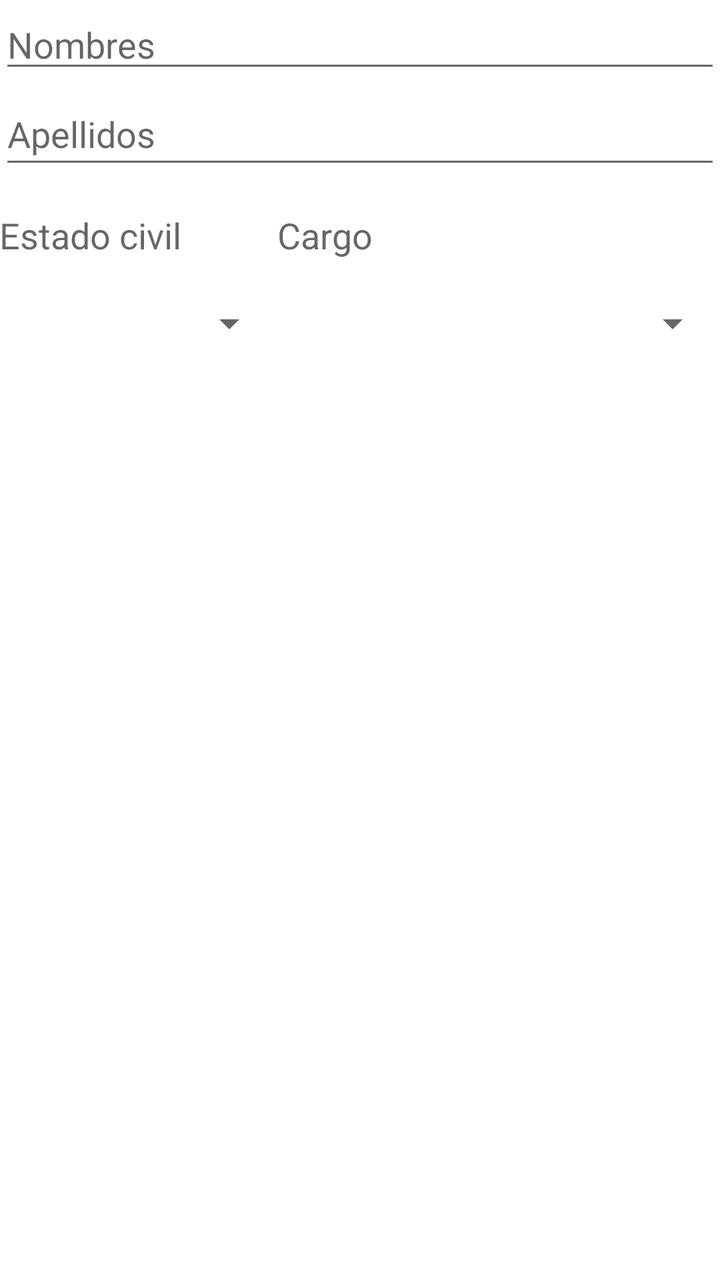
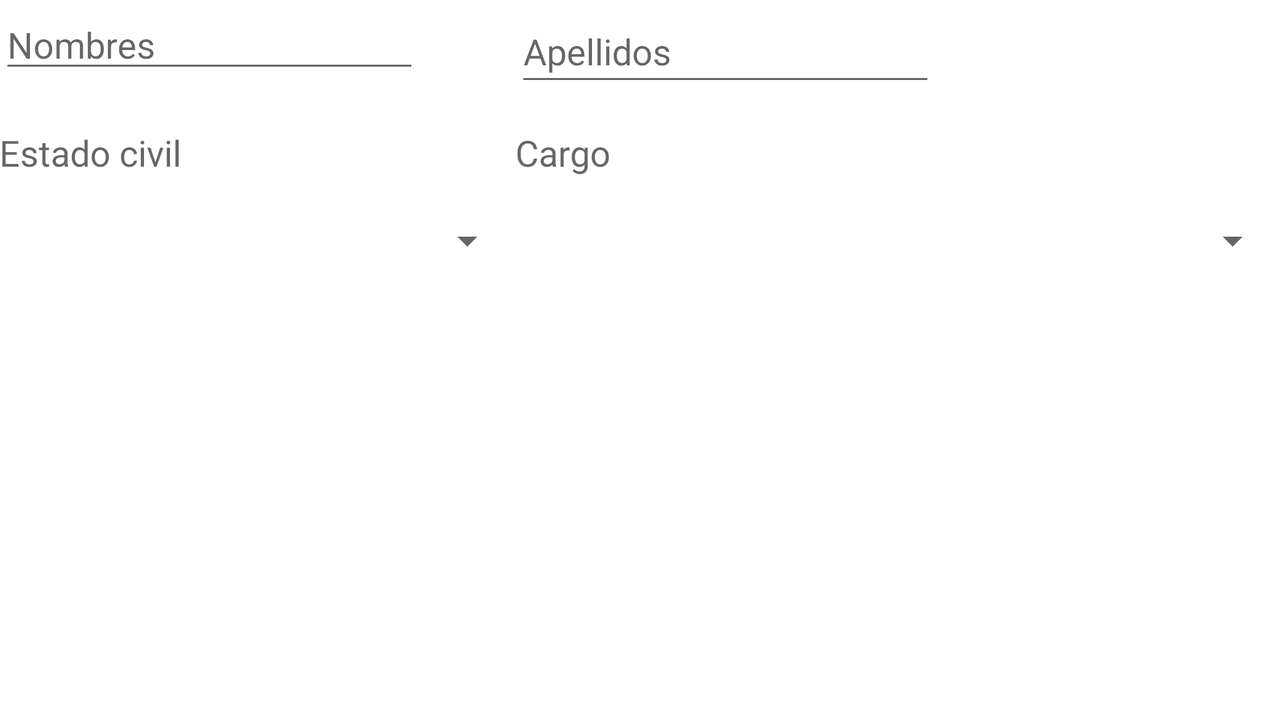

An Android layout and its configuration variant, each rendered on a device that would load it. The default file and the variant file are quoted in full after the pictures.
<!-- AndroidManifest.xml: application theme Theme.EjemplosLayouts -->
<!-- res/layout/relative_prueba.xml -->
<?xml version="1.0" encoding="utf-8"?>
<RelativeLayout xmlns:android="http://schemas.android.com/apk/res/android"
    android:layout_width="match_parent"
    android:layout_height="match_parent"
    android:padding="@dimen/activity_horizontal_margin">

    <EditText
        android:id="@+id/input_nombre"
        android:layout_width="match_parent"
        android:layout_height="wrap_content"
        android:layout_alignParentStart="true"
        android:layout_alignParentLeft="true"
        android:layout_alignParentTop="true"
        android:ems="10"
        android:hint="Nombres"
        android:inputType="textPersonName" />

    <EditText
        android:id="@+id/input_apellido"
        android:layout_width="match_parent"
        android:layout_height="wrap_content"
        android:layout_below="@+id/input_nombre"
        android:layout_alignParentStart="true"
        android:layout_alignParentLeft="true"
        android:ems="10"
        android:hint="Apellidos"
        android:inputType="textPersonName"
        android:minHeight="48dp" />

    <TextView
        android:id="@+id/texto_estado_civil"
        android:layout_width="wrap_content"
        android:layout_height="wrap_content"
        android:layout_below="@+id/input_apellido"
        android:layout_alignParentStart="true"
        android:layout_alignParentLeft="true"
        android:layout_marginRight="48dp"
        android:paddingTop="16dp"
        android:paddingBottom="8dp"
        android:text="Estado civil"
        android:textAppearance="?android:attr/textAppearanceMedium" />

    <Spinner
        android:id="@+id/spinner_estado_civil"
        android:layout_width="wrap_content"
        android:layout_height="wrap_content"
        android:layout_below="@+id/texto_estado_civil"
        android:layout_alignParentLeft="true"
        android:layout_toLeftOf="@+id/spinner_cargo"
        android:contentDescription="@string/defecto_estadoCivil"
        android:minHeight="48dp" />

    <TextView
        android:id="@+id/texto_cargo"
        android:layout_width="wrap_content"
        android:layout_height="wrap_content"
        android:layout_below="@+id/input_apellido"
        android:layout_centerHorizontal="true"
        android:layout_toRightOf="@+id/texto_estado_civil"
        android:paddingTop="16dp"
        android:paddingBottom="8dp"
        android:text="Cargo"
        android:textAppearance="?android:attr/textAppearanceMedium" />

    <Spinner
        android:id="@+id/spinner_cargo"
        android:layout_width="wrap_content"
        android:layout_height="wrap_content"
        android:layout_below="@+id/texto_cargo"
        android:layout_alignStart="@+id/texto_cargo"
        android:layout_alignLeft="@+id/texto_cargo"
        android:layout_alignParentRight="true"
        android:contentDescription="@string/defecto_cargo"
        android:minHeight="48dp" />

</RelativeLayout>
<!-- resources referenced by this layout -->
<resources>
  <string name="defecto_cargo">Estudiante</string>
  <string name="defecto_estadoCivil">Viud@</string>
  <style name="Theme.EjemplosLayouts" parent="Theme.MaterialComponents.DayNight.DarkActionBar">
          
          <item name="colorPrimary">@color/purple_500</item>
          <item name="colorPrimaryVariant">@color/purple_700</item>
          <item name="colorOnPrimary">@color/white</item>
          
          <item name="colorSecondary">@color/teal_200</item>
          <item name="colorSecondaryVariant">@color/teal_700</item>
          <item name="colorOnSecondary">@color/black</item>
          
          <item name="android:statusBarColor" tools:targetApi="l">?attr/colorPrimaryVariant</item>
          
      </style>
</resources>
<!-- res/layout-land/relative_prueba.xml (the repository's variant of the layout above) -->
<!-- drawn on the phone turned sideways -->
<?xml version="1.0" encoding="utf-8"?>
<RelativeLayout xmlns:android="http://schemas.android.com/apk/res/android"
    android:layout_width="match_parent"
    android:layout_height="match_parent"
    android:padding="@dimen/activity_horizontal_margin">

    <EditText
        android:id="@+id/input_nombre"
        android:layout_width="wrap_content"
        android:layout_height="wrap_content"
        android:layout_alignParentLeft="true"
        android:layout_alignParentStart="true"
        android:layout_alignParentTop="true"
        android:layout_marginRight="48dp"
        android:ems="10"
        android:hint="Nombres"
        android:inputType="textPersonName" />

    <EditText
        android:id="@+id/input_apellido"
        android:layout_width="wrap_content"
        android:layout_height="wrap_content"
        android:layout_alignParentTop="true"
        android:layout_toRightOf="@+id/input_nombre"
        android:ems="10"
        android:hint="Apellidos"
        android:inputType="textPersonName"
        android:minHeight="48dp" />

    <TextView
        android:id="@+id/texto_estado_civil"
        android:layout_width="wrap_content"
        android:layout_height="wrap_content"
        android:layout_alignParentLeft="true"
        android:layout_alignParentStart="true"
        android:layout_below="@+id/input_apellido"
        android:paddingBottom="8dp"
        android:paddingTop="16dp"
        android:text="Estado civil"
        android:textAppearance="?android:attr/textAppearanceMedium" />

    <Spinner
        android:id="@+id/spinner_cargo"
        android:layout_width="wrap_content"
        android:layout_height="wrap_content"
        android:layout_below="@+id/texto_estado_civil"
        android:layout_alignParentLeft="true"
        android:layout_toLeftOf="@+id/spinner_estado_civil"
        android:contentDescription="@string/defecto_estadoCivil"
        android:minHeight="48dp" />

    <TextView
        android:id="@+id/texto_cargo"
        android:layout_width="wrap_content"
        android:layout_height="wrap_content"
        android:layout_alignLeft="@+id/input_apellido"
        android:layout_below="@+id/input_apellido"
        android:paddingBottom="8dp"
        android:paddingTop="16dp"
        android:text="Cargo"
        android:textAppearance="?android:attr/textAppearanceMedium" />

    <Spinner
        android:id="@+id/spinner_estado_civil"
        android:layout_width="wrap_content"
        android:layout_height="wrap_content"
        android:layout_below="@+id/texto_cargo"
        android:layout_alignStart="@+id/texto_cargo"
        android:layout_alignLeft="@+id/texto_cargo"
        android:layout_alignParentRight="true"
        android:contentDescription="@string/defecto_cargo"
        android:minHeight="48dp" />

</RelativeLayout>
